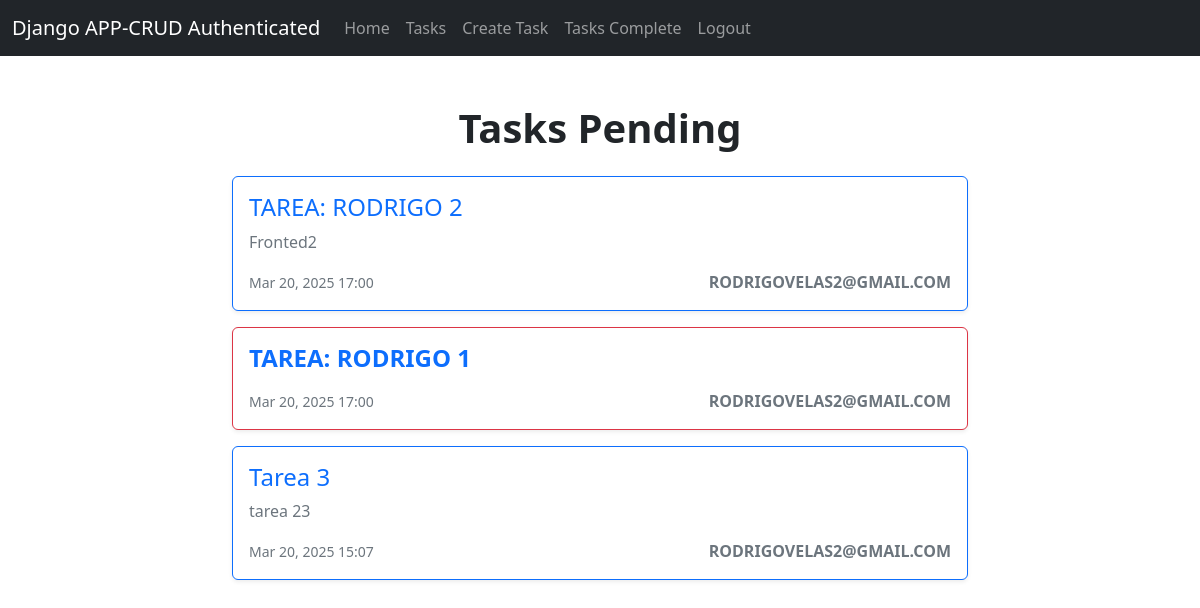
/tasks_complete (signed in), run on an earlier commit of the app's database.
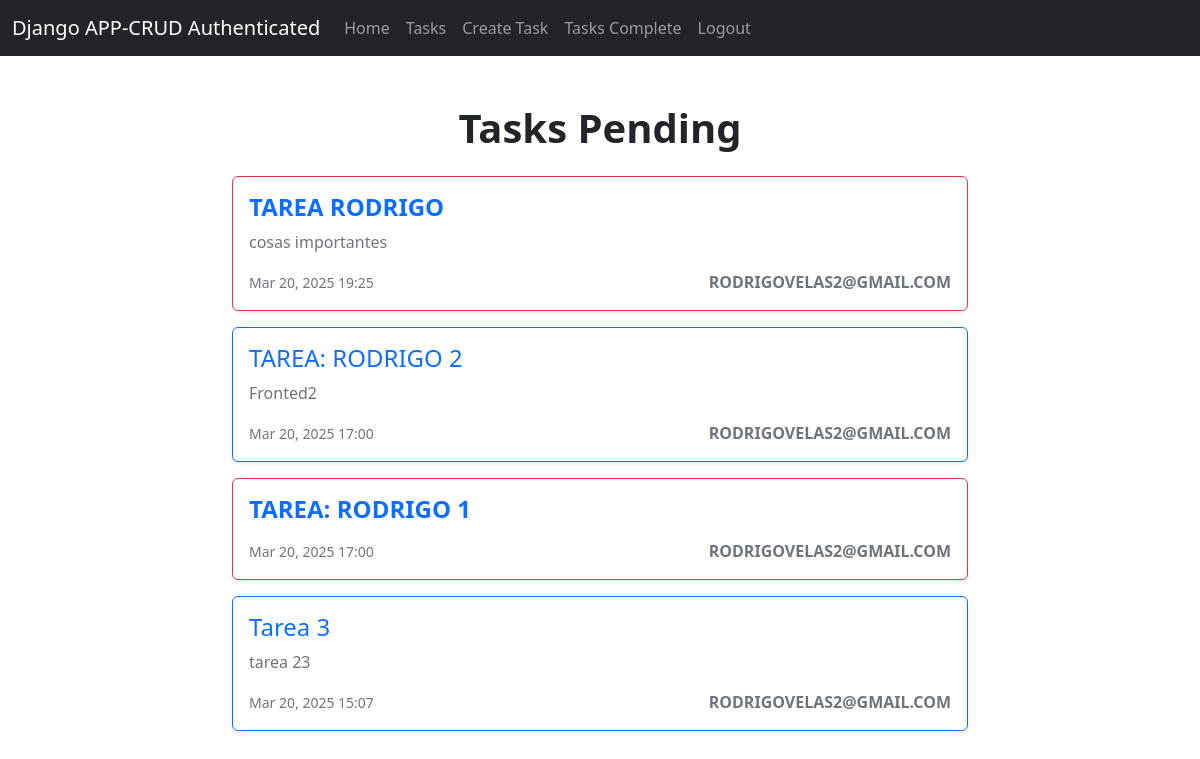
And on a later commit of the database.
### task/models.py (models this page shows, shortened)
class Task(models.Model):
    title = models.CharField(max_length=200)
    description = models.TextField(blank=True)
    created = models.DateTimeField(auto_now_add=True)
    dateCompleted = models.DateTimeField(null=True, blank=True)
    important = models.BooleanField(default=False, blank=True)
    user = models.ForeignKey(User, on_delete=models.CASCADE)

### task/views.py (the view)
@login_required
def tasks_complete(request):
    tasks = Task.objects.filter(user=request.user, dateCompleted__isnull=False).order_by('-dateCompleted')
    return render(request, 'tasks.html', {
        'tasks': tasks
    })

### task/templates/tasks.html (shortened to what this page needs)
{% extends 'base.html' %}
{% block content %}
<main class="container my-5">
    <h1 class="text-center mb-4 fw-bold text-dark">Tasks Pending</h1>
    <div class="row justify-content-center">
        <div class="col-md-8">
            {% for task in tasks %}
            <div class="card mb-3 shadow-sm
                {% if task.important %} border-2 border-danger {% else %}border-2 border-primary{% endif %}">
                <div class="card-body">
                    <h4 class="{% if task.important %}text-danger fw-bold{% else %}text-primary{% endif %}">
                        <a href="{% url 'task_detail' task.id %}" class="text-decoration-none">
                            {{ task.title }}
                        </a>
                    </h4>
                    <p class="text-muted">{{ task.description }}</p>
                    <small class="text-secondary">
                         {{ task.dateCompleted|date:"M j, Y H:i" }}
                    </small>
                    <span class="float-end text-uppercase text-secondary fw-bold">
                         {{ task.user }}
                    </span>
                </div>
            </div>
            {% empty %}
            <div class="alert alert-info text-center">
                No tasks pending
            </div>
            {% endfor %}
        </div>
    </div>
</main>
{% endblock %}

What changed in the data, as far as the page shows it:
added Task: title "TAREA RODRIGO", description "cosas importantes", dateCompleted "Mar 20, 2025 19:25", user "RODRIGOVELAS2@GMAIL.COM", important True (drawn)
